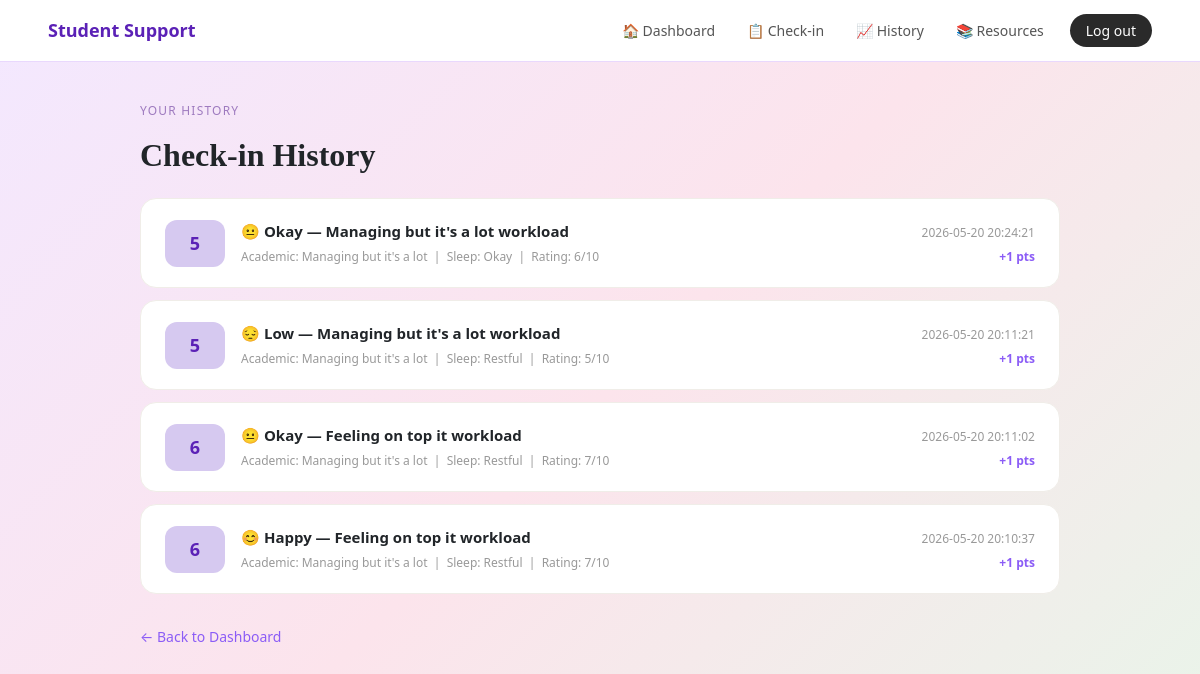
The page /view-checkins (signed in) on the database as committed earlier.
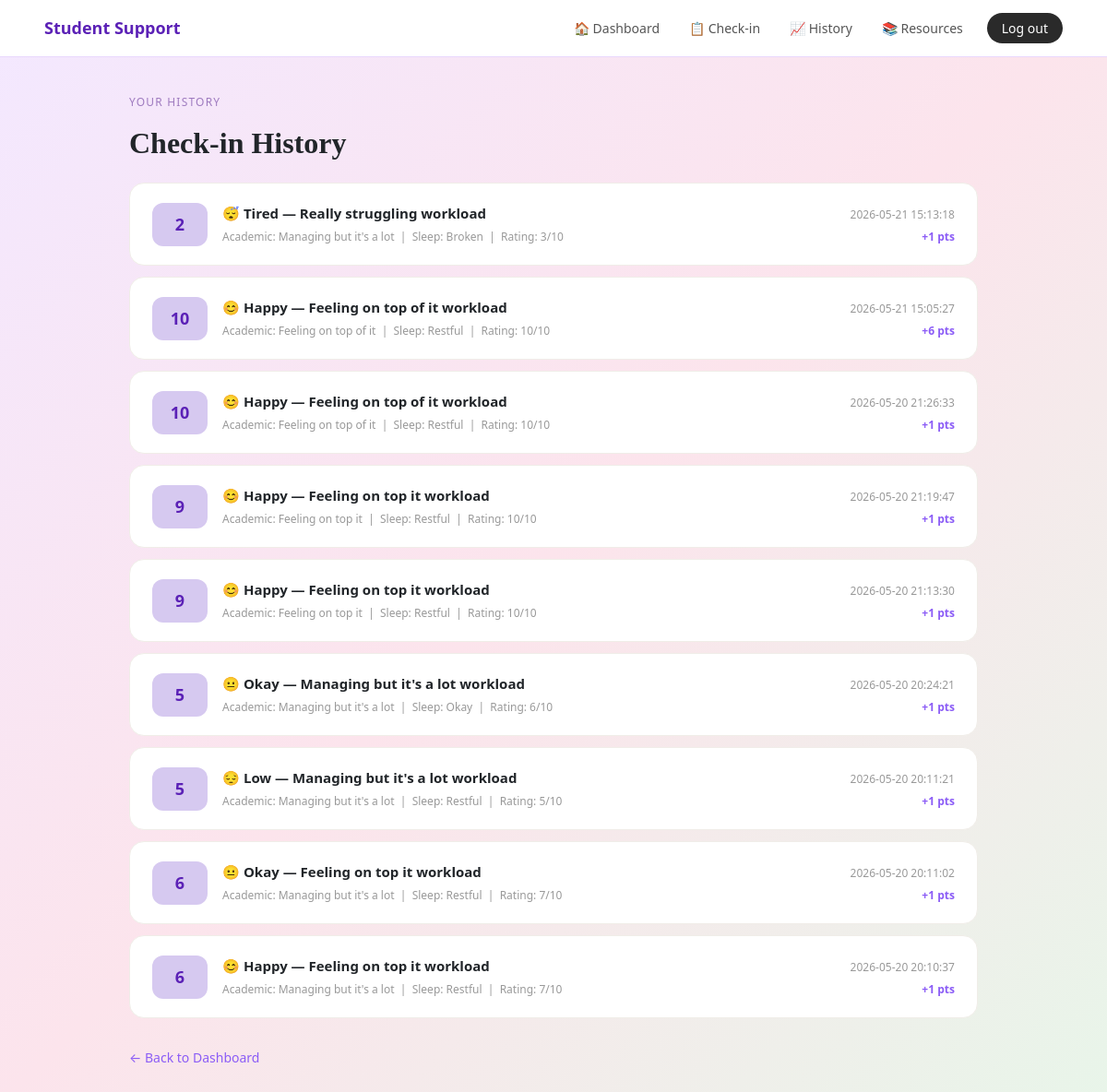
The same page on the database as committed later.
### tables this page shows
CREATE TABLE checkins (
            id INTEGER PRIMARY KEY AUTOINCREMENT,
            user_id INTEGER,
            mood TEXT,
            academic TEXT,
            workload TEXT,
            social TEXT,
            financial TEXT,
            sleep TEXT,
            rating INTEGER,
            score INTEGER,
            points_earned INTEGER DEFAULT 0,
            date TIMESTAMP DEFAULT CURRENT_TIMESTAMP,
            FOREIGN KEY (user_id) REFERENCES users(id)
        );

### app.py (the view)
@app.route("/view-checkins")
def view_checkins():
    if "user_id" not in session:
        return redirect(url_for("login"))
    conn = get_db_connection()
    checkins = conn.execute(
        "SELECT * FROM checkins WHERE user_id = ? ORDER BY date DESC",
        (session["user_id"],)
    ).fetchall()
    conn.close()
    return render_template("view_checkins.html", checkins=checkins)

### app.py (called while the page is built)
def get_db_connection():
    conn = sqlite3.connect("wellbeing.db")
    conn.row_factory = sqlite3.Row
    return conn

### templates/view_checkins.html
{% extends "base.html" %}
{% block content %}
<div style="max-width: 960px; margin: 0 auto; padding: 40px 20px;">
    <p style="font-size: 12px; letter-spacing: 0.1em; text-transform: uppercase; color: #9E7ABF;">Your History</p>
    <h1 style="font-family: Georgia, serif; font-size: 32px; font-weight: 600; margin-bottom: 24px;">Check-in History</h1>
    {% if checkins %}
    {% for checkin in checkins %}
    <div style="background: white; border-radius: 16px; padding: 20px 24px; margin-bottom: 12px; display: flex; align-items: center; gap: 16px; border: 1px solid #F0EDE8;">
        <div style="background: #D6C9F0; border-radius: 12px; padding: 10px 16px; font-weight: 700; color: #5B21B6; font-size: 18px; min-width: 60px; text-align: center;">
            {{ checkin.score }}
        </div>
        <div style="flex: 1;">
            <strong style="display: block; font-size: 15px;">
                {% if checkin.mood == 'happy' %}😊
                {% elif checkin.mood == 'okay' %}😐
                {% elif checkin.mood == 'tired' %}😴
                {% elif checkin.mood == 'stressed' %}😟
                {% else %}😔{% endif %}
                {{ checkin.mood | capitalize }} — {{ checkin.workload | capitalize }} workload
            </strong>
            <span style="font-size: 12px; color: #999;">
                Academic: {{ checkin.academic | capitalize }} &nbsp;|&nbsp;
                Sleep: {{ checkin.sleep | capitalize }} &nbsp;|&nbsp;
                Rating: {{ checkin.rating }}/10
            </span>
        </div>
        <div style="text-align: right;">
            <span style="font-size: 12px; color: #999;">{{ checkin.date }}</span><br>
            <span style="font-size: 12px; font-weight: 600; color: #8B5CF6;">+{{ checkin.points_earned }} pts</span>
        </div>
    </div>
    {% endfor %}
    {% else %}
    <div style="text-align: center; padding: 40px; background: white; border-radius: 16px;">
        <p style="color: #aaa;">No check-ins yet — <a href="/checkin" style="color: #8B5CF6;">start your first one!</a></p>
    </div>
    {% endif %}
    <a href="/dashboard" style="display: inline-block; margin-top: 20px; color: #8B5CF6; font-size: 14px; text-decoration: none;">← Back to Dashboard</a>
</div>
{% endblock %}

### templates/base.html (shortened to what this page needs)
<!DOCTYPE html>
<html lang="en">
<head>
    <link href="https://cdn.jsdelivr.net/npm/bootstrap@5.3.0/dist/css/bootstrap.min.css" rel="stylesheet">
</head>
<body>
    {% if session.get('user_id') %}
    <nav class="navbar navbar-expand-lg">
        <div class="container-fluid px-4">
            <a class="navbar-brand" href="/dashboard"> Student Support</a>
            <div class="collapse navbar-collapse" id="navbarNav">
                <ul class="navbar-nav ms-auto align-items-center gap-1">
                    <li class="nav-item">
                        <a class="nav-link" href="/dashboard">🏠 Dashboard</a>
                    </li>
                    <li class="nav-item">
                        <a class="nav-link" href="/checkin">📋 Check-in</a>
                    </li>
                    <li class="nav-item">
                        <a class="nav-link" href="/view-checkins">📈 History</a>
                    </li>
                    <li class="nav-item">
                        <a class="nav-link" href="/resources">📚 Resources</a>
                    </li>
                    <li class="nav-item ms-2">
                        <a class="nav-link nav-logout" href="/logout">Log out</a>
                    </li>
                </ul>
            </div>
        </div>
    </nav>
    {% endif %}
    {% block content %}
    {% endblock %}
</body>
</html>

### templates/base.html (style rules this page uses)
body { background: linear-gradient(135deg, #f3e8ff 0%, #fce4ec 50%, #e8f5e9 100%); min-height: 100vh; }
.navbar { background: white !important; border-bottom: 1px solid #E9D8FD; padding: 12px 24px; }
.navbar-brand { font-weight: 700; color: #5B21B6 !important; font-size: 18px; }
.nav-link { color: #555 !important; font-size: 14px; font-weight: 500; padding: 6px 14px !important; border-radius: 20px; transition: all 0.2s; }
.nav-logout { background: #2a2a2a; color: white !important; border-radius: 20px; padding: 6px 16px !important; }

Rows that differ between the two databases and show on the page:
added checkins: score "2", mood "Tired", workload "Really struggling", academic "Managing but it's a lot", sleep "Broken", rating "3", date "2026-05-21 15:13:18", points_earned "1"
added checkins: score "10", mood "Happy", workload "Feeling on top of it", academic "Feeling on top of it", sleep "Restful", rating "10", date "2026-05-21 15:05:27", points_earned "6"
added checkins: score "10", mood "Happy", workload "Feeling on top of it", academic "Feeling on top of it", sleep "Restful", rating "10", date "2026-05-20 21:26:33", points_earned "1"
added checkins: score "9", mood "Happy", workload "Feeling on top it", academic "Feeling on top it", sleep "Restful", rating "10", date "2026-05-20 21:19:47", points_earned "1"
added checkins: score "9", mood "Happy", workload "Feeling on top it", academic "Feeling on top it", sleep "Restful", rating "10", date "2026-05-20 21:13:30", points_earned "1"
